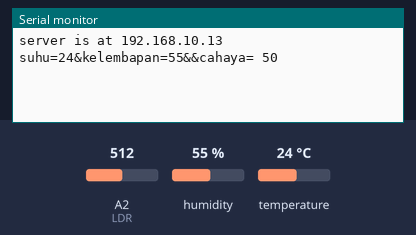
This sketch was run on a simulated Arduino Uno, built with avr-gcc and run on an emulated ATmega328P. Parts: the last lines printed to the serial monitor. The inputs (shaded band) are chosen by the test bench; at power-on: humidity 55 %, A2 (LDR) = 512, temperature 24 °C. WiFi joins after 1.5 s; servers stay silent unless stated; uploads are accepted with an empty reply.

Above: at 2.2 s.
2.3 s: humidity set to 22 %
At 3.3 s:
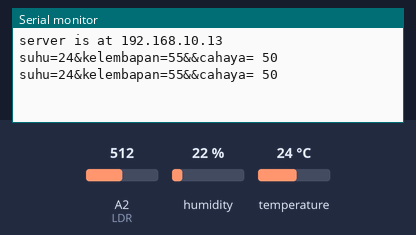
4.1 s: A2 (LDR) set to 716
At 5.2 s:
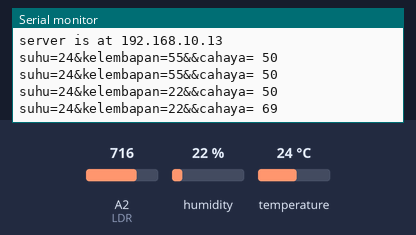
5.9 s: temperature set to 12 °C
At 7.6 s:
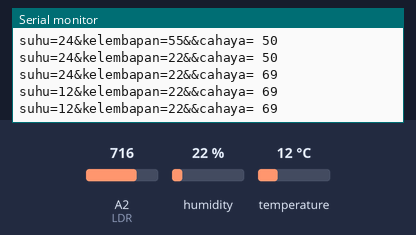
7.7 s: A2 (LDR) set to 900
At 9.3 s:
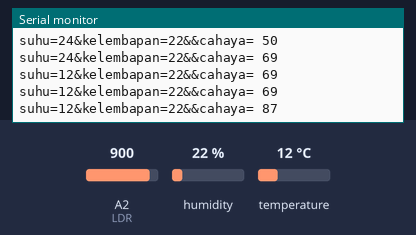
9.5 s: humidity set to 40 %
At 10.6 s:
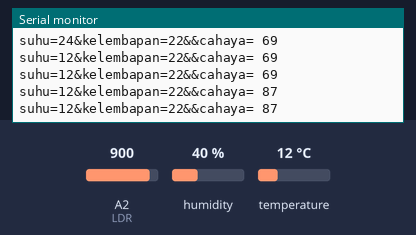
Timing chart, 0 to 12.3 s (numbered marks = the images above; inputs shaded):
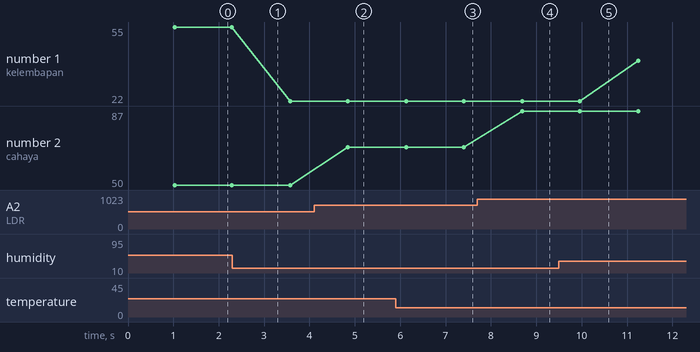

The sketch:

PROJEK_WEB_FIX2.ino
```cpp
#include <DHT.h>
#include <Ethernet.h>
#include <SPI.h>

byte mac[] = {
  0xDE, 0xAD, 0xBE, 0xEF, 0xFE, 0xED
};
IPAddress ip(192, 168, 10, 13);
EthernetServer server(80);

#define DHTPIN 2 // SENSOR PIN
#define DHTTYPE DHT11 // SENSOR TYPE - THE ADAFRUIT LIBRARY OFFERS SUPPORT FOR MORE MODELS
DHT dht(DHTPIN, DHTTYPE);

long previousMillis = 0;
unsigned long currentMillis = 0;
long interval = 1000;

int t = 0;    // suhu var
int h = 0;    // kelembapan var
int l = 0;    // cahaya var
int LDR = A2; //input pin analog2
String data;


void setup() {
  Serial.begin(9600);

 // start the Ethernet connection and the server:
  Ethernet.begin(mac, ip);
  server.begin();
  Serial.print("server is at ");
  Serial.println(Ethernet.localIP());

  dht.begin();
  delay(1000);

  h = (int) dht.readHumidity();
  t = (int) dht.readTemperature();

  data = "";
}

void loop(){

  l = analogRead(LDR);
  l = map(l, 0, 1023, 0, 100);
  currentMillis = millis();
  if(currentMillis - previousMillis > interval) {
    previousMillis = currentMillis;
    h = (int) dht.readHumidity();
    t = (int) dht.readTemperature();

}

  data  = "suhu=" + (String(t)) + "&kelembapan=" + (String(h)) + "&&cahaya= " + (String(l));
  Serial.println (data);

  EthernetClient client = server.available();
  if (client.connect("192.168.10.12",80)) { // REPLACE WITH YOUR SERVER ADDRESS
    client.println("POST /standar_ci/public/sensor/device/add HTTP/1.1");
    client.println("Host:192.168.10.12"); // SERVER ADDRESS HERE TOO
    client.println("Content-Type: application/x-www-form-urlencoded");
    client.print("Content-Length: ");
    client.println(data.length());
    client.println();
    client.print(data);
  }

  if (client.connected()) {
    client.stop();  //
  }

  delay(1000); //
}
```

Measured:
- after the input at 4.1 s, the serial monitor: prints a new line after 0.75 s (image 2)
- after the input at 5.9 s, the serial monitor: prints a new line after 0.23 s (image 3)
- after the input at 7.7 s, the serial monitor: prints a new line after 0.99 s (image 4)
- plotted number 1: 55 → 22 after the input at 2.3 s, 22 → 40 after the input at 9.5 s
- plotted number 2: 50 → 69 after the input at 4.1 s, 69 → 87 after the input at 7.7 s
